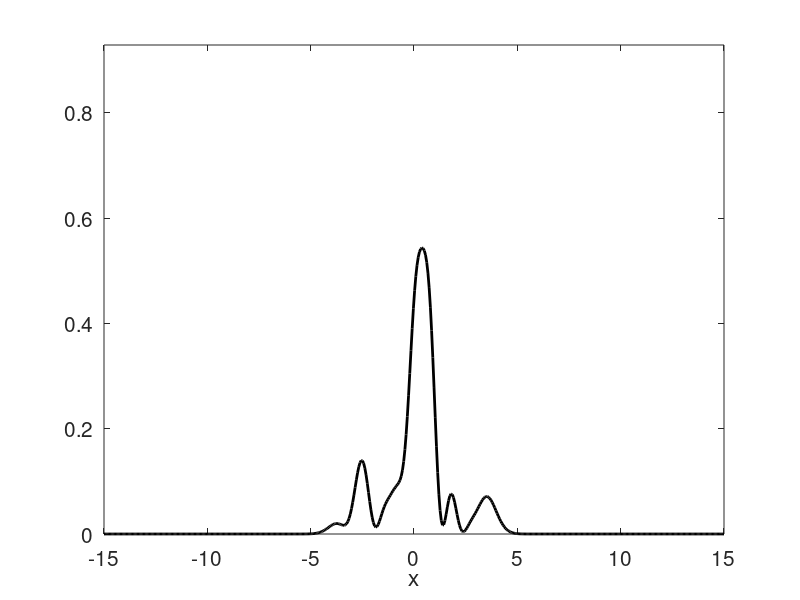

Write MATLAB code to recreate this figure.
% This script simulates the time-evolution of the wave packet for a 
% particle trapped in a harmonic potential. The initial state is fixed by
% more or less randomly select the coefficients in a linear combination 
% of theoin the eigen states of the Hamiltonian.
%
% The particle is assumed to have unit mass.
%
% Numerical input parameters: 
% Ttotal    - the duration of the simulation
% dt        - numerical time step, here it serves to tune the speed of the
% simulation
% N         - number of grid points, should be 2^n
% L         - the size of the numerical domain; it extends from -L/2 to L/2
% 
% Physical input parameters:
% Avector   - the set of coefficients defining the initial state 
% Kpot      - strength of the harmonic potential
% 
% All input parameters are hard coded initially.
% 

clear all
format short e

% Numerical time parameters:
Ttotal = 30;
dt = 0.01;

% Grid parameters
L = 30;
N = 512;              % For FFT's sake, we should have N=2^n

% Physical parameters:
Kpot = 1;
% Assign vector with coefficients
Avector(1:10) = [4 1 .1 2 1 .7 .3 .5 2 1];
% The number of states in our expansion
Nstates = length(Avector);
% Ensure normalization
Avector = Avector/sqrt(sum(abs(Avector).^2));

% Set up the grid.
x = linspace(-L/2, L/2, N)';
h = L/(N+1);
wavenumFFT = 2*(pi/L)*1i*[(0:N/2-1), (-N/2:-1)]';       % Momentum vector, FFT

% Set up Hamiltonian
% Kinetic energy
T = ifft(-0.5*diag(wavenumFFT.^2)*fft(eye(N)));
% Potential energy
V = diag(Kpot/2*x.^2);

% Total Hamiltonian
H = T+V;

% Diagonalize to find eigen states and energies
[EigVectors EigValues] = eig(H);
% Extract eigen values from diagonal matrix
EigValues = diag(EigValues);
% Sort them
[EigValues, Indexes] = sort(EigValues);
EigVectors = EigVectors(:,Indexes);
% Trunkate the set
EigValues = EigValues(1:Nstates);
EigVectors = EigVectors(:, 1:Nstates);
% Normalize eigen vectors
EigVectors = EigVectors/sqrt(h);
% Check and correct sign og eigen states
for n=1:Nstates
  if abs(min((x>0).*EigVectors(:,n))) > max((x>0).*EigVectors(:,n))
    EigVectors(:,n) = -EigVectors(:,n);
  end
end

%
% Construct initial condition
%
% Wave function, linear combination of eigenstates with coefficients given
% in Avector
Psi = EigVectors*Avector.';

% Initiate time
t=0;

% Create plot
figure(1)
MaxVal=max(abs(Psi).^2);
pl1 = plot(x,abs(Psi).^2,'k-', 'linewidth', 2);         % Plot wave packet
% Adjust axes
axis([-L/2 L/2 0 1.5*MaxVal]);
set(gca, 'fontsize', 15)
xlabel('x')

%
% Simulate evolution
% 
while t < Ttotal
  % Update time
  t=t+dt;

  % Propagation
  Psi=EigVectors*(Avector.'.*exp(-1i*EigValues*t));

  % Plot wave function and classical position on the fly
  set(pl1, 'ydata', abs(Psi).^2);
  axis([-L/2 L/2 0 1.5*MaxVal])
  drawnow
end